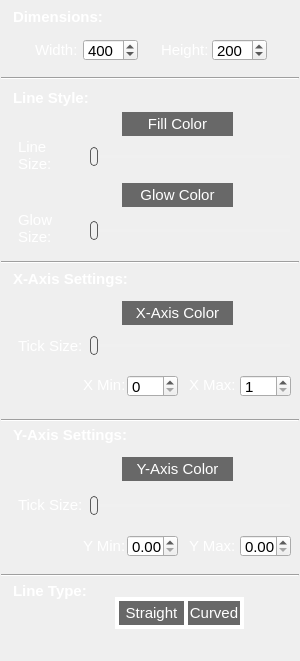
    <widget class="QGroupBox" name="groupBox_LineOverlay">
     <property name="enabled">
      <bool>true</bool>
     </property>
     <property name="geometry">
      <rect>
       <x>10</x>
       <y>50</y>
       <width>300</width>
       <height>661</height>
      </rect>
     </property>
     <property name="font">
      <font>
       <pointsize>11</pointsize>
      </font>
     </property>
     <property name="styleSheet">
      <string notr="true">QGroupBox{
border:none;
} </string>
     </property>
     <property name="title">
      <string/>
     </property>
     <widget class="QSpinBox" name="spinBox_lineChartWidth">
      <property name="geometry">
       <rect>
        <x>83</x>
        <y>39</y>
        <width>55</width>
        <height>22</height>
       </rect>
      </property>
      <property name="font">
       <font>
        <pointsize>11</pointsize>
       </font>
      </property>
      <property name="maximum">
       <number>1000</number>
      </property>
      <property name="singleStep">
       <number>5</number>
      </property>
      <property name="value">
       <number>400</number>
      </property>
     </widget>
     <widget class="QSpinBox" name="spinBox_lineChartHeight">
      <property name="geometry">
       <rect>
        <x>212</x>
        <y>39</y>
        <width>55</width>
        <height>22</height>
       </rect>
      </property>
      <property name="font">
       <font>
        <pointsize>11</pointsize>
       </font>
      </property>
      <property name="maximum">
       <number>1000</number>
      </property>
      <property name="singleStep">
       <number>5</number>
      </property>
      <property name="value">
       <number>200</number>
      </property>
     </widget>
     <widget class="QLabel" name="label_chartW">
      <property name="geometry">
       <rect>
        <x>35</x>
        <y>38</y>
        <width>47</width>
        <height>24</height>
       </rect>
      </property>
      <property name="font">
       <font>
        <pointsize>11</pointsize>
       </font>
      </property>
      <property name="styleSheet">
       <string notr="true">QLabel {color:white;}</string>
      </property>
      <property name="text">
       <string>Width:</string>
      </property>
     </widget>
     <widget class="QLabel" name="label_chartH">
      <property name="geometry">
       <rect>
        <x>161</x>
        <y>38</y>
        <width>47</width>
        <height>24</height>
       </rect>
      </property>
      <property name="font">
       <font>
        <pointsize>11</pointsize>
       </font>
      </property>
      <property name="styleSheet">
       <string notr="true">QLabel {color:white;}</string>
      </property>
      <property name="text">
       <string>Height:</string>
      </property>
     </widget>
     <widget class="QSlider" name="horizontalSlider_xTicks">
      <property name="geometry">
       <rect>
        <x>90</x>
        <y>335</y>
        <width>200</width>
        <height>20</height>
       </rect>
      </property>
      <property name="font">
       <font>
        <pointsize>11</pointsize>
       </font>
      </property>
      <property name="styleSheet">
       <string notr="true">QSlider::groove:horizontal {
	background-color: rgb(240,240,240);
	height:3px;
}

QSlider::handle:horizontal {
	background-color: rgb(240,240,240);
    border: 1px solid #5c5c5c;
    width: 6px;
    height: 8px;
	margin: -8px 0;
    border-radius: 4px;
}</string>
      </property>
      <property name="minimum">
       <number>1</number>
      </property>
      <property name="maximum">
       <number>15</number>
      </property>
      <property name="pageStep">
       <number>1</number>
      </property>
      <property name="value">
       <number>1</number>
      </property>
      <property name="orientation">
       <enum>Qt::Horizontal</enum>
      </property>
     </widget>
     <widget class="QLabel" name="label_xTicks">
      <property name="geometry">
       <rect>
        <x>18</x>
        <y>336</y>
        <width>65</width>
        <height>20</height>
       </rect>
      </property>
      <property name="font">
       <font>
        <pointsize>11</pointsize>
       </font>
      </property>
      <property name="styleSheet">
       <string notr="true">QLabel {color:white;}</string>
      </property>
      <property name="text">
       <string>Tick Size:</string>
      </property>
      <property name="wordWrap">
       <bool>true</bool>
      </property>
     </widget>
     <widget class="QPushButton" name="pushButton_lineColor">
      <property name="geometry">
       <rect>
        <x>122</x>
        <y>112</y>
        <width>111</width>
        <height>24</height>
       </rect>
      </property>
      <property name="font">
       <font>
        <pointsize>11</pointsize>
       </font>
      </property>
      <property name="styleSheet">
       <string notr="true">QPushButton#pushButton_lineColor {
	color: white;
    background-color:  rgb(104, 104, 104);
    border-style: none;
    border-width: 2px;
    border-color: rgb(104, 104, 104);
}
QPushButton#pushButton_lineColor:pressed {
    background-color: rgb(50, 50, 50);
    border-style: inset;
}</string>
      </property>
      <property name="text">
       <string>Fill Color</string>
      </property>
     </widget>
     <widget class="QPushButton" name="pushButton_lineGlowColor">
      <property name="geometry">
       <rect>
        <x>122</x>
        <y>183</y>
        <width>111</width>
        <height>24</height>
       </rect>
      </property>
      <property name="font">
       <font>
        <pointsize>11</pointsize>
       </font>
      </property>
      <property name="styleSheet">
       <string notr="true">QPushButton#pushButton_lineGlowColor {
	color: white;
    background-color:  rgb(104, 104, 104);
    border-style: none;
    border-width: 2px;
    border-color: rgb(104, 104, 104);
}
QPushButton#pushButton_lineGlowColor:pressed {
    background-color: rgb(50, 50, 50);
    border-style: inset;
}</string>
      </property>
      <property name="text">
       <string>Glow Color</string>
      </property>
      <property name="default">
       <bool>false</bool>
      </property>
     </widget>
     <widget class="QPushButton" name="pushButton_lineXColor">
      <property name="geometry">
       <rect>
        <x>122</x>
        <y>301</y>
        <width>111</width>
        <height>24</height>
       </rect>
      </property>
      <property name="font">
       <font>
        <pointsize>11</pointsize>
       </font>
      </property>
      <property name="styleSheet">
       <string notr="true">QPushButton#pushButton_lineXColor {
	color: white;
    background-color:  rgb(104, 104, 104);
    border-style: none;
    border-width: 2px;
    border-color: rgb(104, 104, 104);
}
QPushButton#pushButton_lineXColor:pressed {
    background-color: rgb(50, 50, 50);
    border-style: inset;
}</string>
      </property>
      <property name="text">
       <string>X-Axis Color</string>
      </property>
     </widget>
     <widget class="QPushButton" name="pushButton_lineYColor">
      <property name="geometry">
       <rect>
        <x>122</x>
        <y>457</y>
        <width>111</width>
        <height>24</height>
       </rect>
      </property>
      <property name="font">
       <font>
        <pointsize>11</pointsize>
       </font>
      </property>
      <property name="styleSheet">
       <string notr="true">QPushButton#pushButton_lineYColor {
	color: white;
    background-color:  rgb(104, 104, 104);
    border-style: none;
    border-width: 2px;
    border-color: rgb(104, 104, 104);
}
QPushButton#pushButton_lineYColor:pressed {
    background-color: rgb(50, 50, 50);
    border-style: inset;
}</string>
      </property>
      <property name="text">
       <string>Y-Axis Color</string>
      </property>
     </widget>
     <widget class="QLabel" name="label_lineThick">
      <property name="geometry">
       <rect>
        <x>18</x>
        <y>135</y>
        <width>62</width>
        <height>41</height>
       </rect>
      </property>
      <property name="font">
       <font>
        <pointsize>11</pointsize>
       </font>
      </property>
      <property name="styleSheet">
       <string notr="true">QLabel {color:white;}</string>
      </property>
      <property name="text">
       <string>Line Size:</string>
      </property>
      <property name="wordWrap">
       <bool>true</bool>
      </property>
     </widget>
     <widget class="QSlider" name="horizontalSlider_lineThick">
      <property name="geometry">
       <rect>
        <x>90</x>
        <y>146</y>
        <width>200</width>
        <height>20</height>
       </rect>
      </property>
      <property name="font">
       <font>
        <pointsize>11</pointsize>
       </font>
      </property>
      <property name="styleSheet">
       <string notr="true">QSlider::groove:horizontal {
	background-color: rgb(240,240,240);
	height:3px;
}

QSlider::handle:horizontal {
	background-color: rgb(240,240,240);
    border: 1px solid #5c5c5c;
    width: 6px;
    height: 8px;
	margin: -8px 0;
    border-radius: 4px;
}</string>
      </property>
      <property name="minimum">
       <number>1</number>
      </property>
      <property name="maximum">
       <number>50</number>
      </property>
      <property name="value">
       <number>1</number>
      </property>
      <property name="orientation">
       <enum>Qt::Horizontal</enum>
      </property>
     </widget>
     <widget class="QSlider" name="horizontalSlider_lineGlowThick">
      <property name="geometry">
       <rect>
        <x>90</x>
        <y>220</y>
        <width>200</width>
        <height>20</height>
       </rect>
      </property>
      <property name="font">
       <font>
        <pointsize>11</pointsize>
       </font>
      </property>
      <property name="styleSheet">
       <string notr="true">QSlider::groove:horizontal {
	background-color: rgb(240,240,240);
	height:3px;
}

QSlider::handle:horizontal {
	background-color: rgb(240,240,240);
    border: 1px solid #5c5c5c;
    width: 6px;
    height: 8px;
	margin: -8px 0;
    border-radius: 4px;
}</string>
      </property>
      <property name="minimum">
       <number>1</number>
      </property>
      <property name="maximum">
       <number>50</number>
      </property>
      <property name="value">
       <number>1</number>
      </property>
      <property name="orientation">
       <enum>Qt::Horizontal</enum>
      </property>
     </widget>
     <widget class="QLabel" name="label_glowThick">
      <property name="geometry">
       <rect>
        <x>18</x>
        <y>208</y>
        <width>68</width>
        <height>41</height>
       </rect>
      </property>
      <property name="font">
       <font>
        <pointsize>11</pointsize>
       </font>
      </property>
      <property name="styleSheet">
       <string notr="true">QLabel {color:white;}</string>
      </property>
      <property name="text">
       <string>Glow Size:</string>
      </property>
      <property name="wordWrap">
       <bool>true</bool>
      </property>
     </widget>
     <widget class="QLabel" name="label_yTicks">
      <property name="geometry">
       <rect>
        <x>18</x>
        <y>495</y>
        <width>65</width>
        <height>20</height>
       </rect>
      </property>
      <property name="font">
       <font>
        <pointsize>11</pointsize>
       </font>
      </property>
      <property name="styleSheet">
       <string notr="true">QLabel {color:white;}</string>
      </property>
      <property name="text">
       <string>Tick Size:</string>
      </property>
      <property name="wordWrap">
       <bool>true</bool>
      </property>
     </widget>
     <widget class="QSlider" name="horizontalSlider_yTicks">
      <property name="geometry">
       <rect>
        <x>90</x>
        <y>495</y>
        <width>200</width>
        <height>20</height>
       </rect>
      </property>
      <property name="font">
       <font>
        <pointsize>11</pointsize>
       </font>
      </property>
      <property name="styleSheet">
       <string notr="true">QSlider::groove:horizontal {
	background-color: rgb(240,240,240);
	height:3px;
}

QSlider::handle:horizontal {
	background-color: rgb(240,240,240);
    border: 1px solid #5c5c5c;
    width: 6px;
    height: 8px;
	margin: -8px 0;
    border-radius: 4px;
}</string>
      </property>
      <property name="minimum">
       <number>1</number>
      </property>
      <property name="maximum">
       <number>50</number>
      </property>
      <property name="value">
       <number>1</number>
      </property>
      <property name="orientation">
       <enum>Qt::Horizontal</enum>
      </property>
     </widget>
     <widget class="QLabel" name="label_xMax">
      <property name="geometry">
       <rect>
        <x>189</x>
        <y>375</y>
        <width>47</width>
        <height>20</height>
       </rect>
      </property>
      <property name="font">
       <font>
        <pointsize>11</pointsize>
       </font>
      </property>
      <property name="styleSheet">
       <string notr="true">QLabel {color:white;}</string>
      </property>
      <property name="text">
       <string>X Max:</string>
      </property>
     </widget>
     <widget class="QSpinBox" name="spinBox_xMax">
      <property name="geometry">
       <rect>
        <x>240</x>
        <y>375</y>
        <width>51</width>
        <height>22</height>
       </rect>
      </property>
      <property name="font">
       <font>
        <pointsize>11</pointsize>
       </font>
      </property>
      <property name="minimum">
       <number>1</number>
      </property>
      <property name="maximum">
       <number>1000</number>
      </property>
      <property name="singleStep">
       <number>1</number>
      </property>
      <property name="value">
       <number>1</number>
      </property>
     </widget>
     <widget class="QSpinBox" name="spinBox_xMin">
      <property name="geometry">
       <rect>
        <x>127</x>
        <y>375</y>
        <width>51</width>
        <height>22</height>
       </rect>
      </property>
      <property name="font">
       <font>
        <pointsize>11</pointsize>
       </font>
      </property>
      <property name="maximum">
       <number>1000</number>
      </property>
      <property name="singleStep">
       <number>1</number>
      </property>
      <property name="value">
       <number>0</number>
      </property>
     </widget>
     <widget class="QLabel" name="label_xMin">
      <property name="geometry">
       <rect>
        <x>83</x>
        <y>375</y>
        <width>47</width>
        <height>20</height>
       </rect>
      </property>
      <property name="font">
       <font>
        <pointsize>11</pointsize>
       </font>
      </property>
      <property name="styleSheet">
       <string notr="true">QLabel {color:white;}</string>
      </property>
      <property name="text">
       <string>X Min:</string>
      </property>
     </widget>
     <widget class="QDoubleSpinBox" name="doubleSpinBox_yMin">
      <property name="geometry">
       <rect>
        <x>127</x>
        <y>535</y>
        <width>51</width>
        <height>22</height>
       </rect>
      </property>
      <property name="font">
       <font>
        <pointsize>11</pointsize>
       </font>
      </property>
     </widget>
     <widget class="QLabel" name="label_yMin">
      <property name="geometry">
       <rect>
        <x>83</x>
        <y>536</y>
        <width>47</width>
        <height>20</height>
       </rect>
      </property>
      <property name="font">
       <font>
        <pointsize>11</pointsize>
       </font>
      </property>
      <property name="styleSheet">
       <string notr="true">QLabel {color:white;}</string>
      </property>
      <property name="text">
       <string>Y Min:</string>
      </property>
     </widget>
     <widget class="QLabel" name="label_yMax">
      <property name="geometry">
       <rect>
        <x>189</x>
        <y>536</y>
        <width>47</width>
        <height>20</height>
       </rect>
      </property>
      <property name="font">
       <font>
        <pointsize>11</pointsize>
       </font>
      </property>
      <property name="styleSheet">
       <string notr="true">QLabel {color:white;}</string>
      </property>
      <property name="text">
       <string>Y Max:</string>
      </property>
     </widget>
     <widget class="QDoubleSpinBox" name="doubleSpinBox_yMax">
      <property name="geometry">
       <rect>
        <x>240</x>
        <y>535</y>
        <width>51</width>
        <height>22</height>
       </rect>
      </property>
      <property name="font">
       <font>
        <pointsize>11</pointsize>
       </font>
      </property>
      <property name="maximum">
       <double>100000.000000000000000</double>
      </property>
     </widget>
     <widget class="Line" name="line_5">
      <property name="geometry">
       <rect>
        <x>1</x>
        <y>70</y>
        <width>298</width>
        <height>16</height>
       </rect>
      </property>
      <property name="font">
       <font>
        <pointsize>11</pointsize>
       </font>
      </property>
      <property name="orientation">
       <enum>Qt::Horizontal</enum>
      </property>
     </widget>
     <widget class="Line" name="line_6">
      <property name="geometry">
       <rect>
        <x>1</x>
        <y>254</y>
        <width>298</width>
        <height>16</height>
       </rect>
      </property>
      <property name="font">
       <font>
        <pointsize>11</pointsize>
       </font>
      </property>
      <property name="orientation">
       <enum>Qt::Horizontal</enum>
      </property>
     </widget>
     <widget class="Line" name="line_7">
      <property name="geometry">
       <rect>
        <x>1</x>
        <y>412</y>
        <width>298</width>
        <height>16</height>
       </rect>
      </property>
      <property name="font">
       <font>
        <pointsize>11</pointsize>
       </font>
      </property>
      <property name="orientation">
       <enum>Qt::Horizontal</enum>
      </property>
     </widget>
     <widget class="QLabel" name="label_lineColor">
      <property name="geometry">
       <rect>
        <x>122</x>
        <y>136</y>
        <width>111</width>
        <height>6</height>
       </rect>
      </property>
      <property name="font">
       <font>
        <pointsize>11</pointsize>
       </font>
      </property>
      <property name="text">
       <string/>
      </property>
     </widget>
     <widget class="QLabel" name="label_lineGlowColor">
      <property name="geometry">
       <rect>
        <x>122</x>
        <y>207</y>
        <width>111</width>
        <height>6</height>
       </rect>
      </property>
      <property name="font">
       <font>
        <pointsize>11</pointsize>
       </font>
      </property>
      <property name="text">
       <string/>
      </property>
     </widget>
     <widget class="QLabel" name="label_lineXColor">
      <property name="geometry">
       <rect>
        <x>122</x>
        <y>325</y>
        <width>111</width>
        <height>6</height>
       </rect>
      </property>
      <property name="font">
       <font>
        <pointsize>11</pointsize>
       </font>
      </property>
      <property name="text">
       <string/>
      </property>
     </widget>
     <widget class="QLabel" name="label_lineYColor">
      <property name="geometry">
       <rect>
        <x>122</x>
        <y>481</y>
        <width>111</width>
        <height>6</height>
       </rect>
      </property>
      <property name="font">
       <font>
        <pointsize>11</pointsize>
       </font>
      </property>
      <property name="text">
       <string/>
      </property>
     </widget>
     <widget class="QLabel" name="label_lineSpline">
      <property name="geometry">
       <rect>
        <x>184</x>
        <y>597</y>
        <width>60</width>
        <height>32</height>
       </rect>
      </property>
      <property name="font">
       <font>
        <pointsize>11</pointsize>
       </font>
      </property>
      <property name="styleSheet">
       <string notr="true">QLabel { background-color : white; }</string>
      </property>
      <property name="text">
       <string/>
      </property>
     </widget>
     <widget class="QLabel" name="label_lineLine">
      <property name="geometry">
       <rect>
        <x>115</x>
        <y>597</y>
        <width>72</width>
        <height>32</height>
       </rect>
      </property>
      <property name="font">
       <font>
        <pointsize>11</pointsize>
       </font>
      </property>
      <property name="styleSheet">
       <string notr="true">QLabel { background-color : white; }</string>
      </property>
      <property name="text">
       <string/>
      </property>
     </widget>
     <widget class="QPushButton" name="pushButton_lineLine">
      <property name="geometry">
       <rect>
        <x>119</x>
        <y>601</y>
        <width>65</width>
        <height>24</height>
       </rect>
      </property>
      <property name="font">
       <font>
        <pointsize>11</pointsize>
       </font>
      </property>
      <property name="mouseTracking">
       <bool>false</bool>
      </property>
      <property name="autoFillBackground">
       <bool>false</bool>
      </property>
      <property name="styleSheet">
       <string notr="true">QPushButton#pushButton_lineLine {
	color: white;
    background-color:  rgb(104, 104, 104);
    border-style: none;
    border-width: 2px;
    border-color: rgb(104, 104, 104);
}
QPushButton#pushButton_lineLine:pressed {
    background-color: rgb(50, 50, 50);
    border-style: inset;
}</string>
      </property>
      <property name="text">
       <string>Straight</string>
      </property>
      <property name="autoDefault">
       <bool>false</bool>
      </property>
      <property name="flat">
       <bool>true</bool>
      </property>
     </widget>
     <widget class="QPushButton" name="pushButton_lineSpline">
      <property name="geometry">
       <rect>
        <x>188</x>
        <y>601</y>
        <width>52</width>
        <height>24</height>
       </rect>
      </property>
      <property name="font">
       <font>
        <pointsize>11</pointsize>
       </font>
      </property>
      <property name="autoFillBackground">
       <bool>false</bool>
      </property>
      <property name="styleSheet">
       <string notr="true">QPushButton#pushButton_lineSpline {
	color: white;
    background-color:  rgb(104, 104, 104);
    border-style: none;
    border-width: 2px;
    border-color: rgb(104, 104, 104);
}
QPushButton#pushButton_lineSpline:pressed {
    background-color: rgb(50, 50, 50);
    border-style: inset;
}</string>
      </property>
      <property name="text">
       <string>Curved</string>
      </property>
      <property name="flat">
       <bool>true</bool>
      </property>
     </widget>
     <widget class="Line" name="line_16">
      <property name="geometry">
       <rect>
        <x>1</x>
        <y>567</y>
        <width>298</width>
        <height>16</height>
       </rect>
      </property>
      <property name="font">
       <font>
        <pointsize>11</pointsize>
       </font>
      </property>
      <property name="orientation">
       <enum>Qt::Horizontal</enum>
      </property>
     </widget>
     <widget class="QLabel" name="label_13">
      <property name="geometry">
       <rect>
        <x>13</x>
        <y>88</y>
        <width>80</width>
        <height>20</height>
       </rect>
      </property>
      <property name="font">
       <font>
        <pointsize>11</pointsize>
        <weight>75</weight>
        <bold>true</bold>
       </font>
      </property>
      <property name="styleSheet">
       <string notr="true">QLabel {color:white;}</string>
      </property>
      <property name="text">
       <string>Line Style:</string>
      </property>
      <property name="wordWrap">
       <bool>true</bool>
      </property>
     </widget>
     <widget class="QLabel" name="label_16">
      <property name="geometry">
       <rect>
        <x>13</x>
        <y>269</y>
        <width>122</width>
        <height>20</height>
       </rect>
      </property>
      <property name="font">
       <font>
        <pointsize>11</pointsize>
        <weight>75</weight>
        <bold>true</bold>
       </font>
      </property>
      <property name="styleSheet">
       <string notr="true">QLabel {color:white;}</string>
      </property>
      <property name="text">
       <string>X-Axis Settings:</string>
      </property>
      <property name="wordWrap">
       <bool>true</bool>
      </property>
     </widget>
     <widget class="QLabel" name="label_17">
      <property name="geometry">
       <rect>
        <x>13</x>
        <y>425</y>
        <width>122</width>
        <height>20</height>
       </rect>
      </property>
      <property name="font">
       <font>
        <pointsize>11</pointsize>
        <weight>75</weight>
        <bold>true</bold>
       </font>
      </property>
      <property name="styleSheet">
       <string notr="true">QLabel {color:white;}</string>
      </property>
      <property name="text">
       <string>Y-Axis Settings:</string>
      </property>
      <property name="wordWrap">
       <bool>true</bool>
      </property>
     </widget>
     <widget class="QLabel" name="label_18">
      <property name="geometry">
       <rect>
        <x>13</x>
        <y>581</y>
        <width>151</width>
        <height>20</height>
       </rect>
      </property>
      <property name="font">
       <font>
        <pointsize>11</pointsize>
        <weight>75</weight>
        <bold>true</bold>
       </font>
      </property>
      <property name="styleSheet">
       <string notr="true">QLabel {color:white;}</string>
      </property>
      <property name="text">
       <string>Line Type:</string>
      </property>
      <property name="wordWrap">
       <bool>true</bool>
      </property>
     </widget>
     <widget class="QLabel" name="label_19">
      <property name="geometry">
       <rect>
        <x>13</x>
        <y>7</y>
        <width>111</width>
        <height>20</height>
       </rect>
      </property>
      <property name="font">
       <font>
        <pointsize>11</pointsize>
        <weight>75</weight>
        <bold>true</bold>
       </font>
      </property>
      <property name="styleSheet">
       <string notr="true">QLabel {color:white;}</string>
      </property>
      <property name="text">
       <string>Dimensions:</string>
      </property>
      <property name="wordWrap">
       <bool>true</bool>
      </property>
     </widget>
    </widget>
